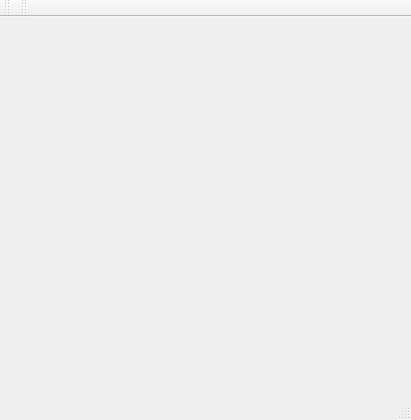
<?xml version="1.0" encoding="UTF-8"?>
<ui version="4.0">
 <class>MainWindow</class>
 <widget class="QMainWindow" name="MainWindow">
  <property name="geometry">
   <rect>
    <x>0</x>
    <y>0</y>
    <width>411</width>
    <height>420</height>
   </rect>
  </property>
  <property name="windowTitle">
   <string>Gungnir</string>
  </property>
  <widget class="QWidget" name="centralWidget">
   <layout class="QHBoxLayout" name="horizontalLayout">
    <item>
     <widget class="GLWidget" name="glwidget" native="true">
      <property name="sizePolicy">
       <sizepolicy hsizetype="Preferred" vsizetype="Preferred">
        <horstretch>0</horstretch>
        <verstretch>0</verstretch>
       </sizepolicy>
      </property>
      <property name="minimumSize">
       <size>
        <width>250</width>
        <height>250</height>
       </size>
      </property>
     </widget>
    </item>
   </layout>
  </widget>
  <widget class="QMenuBar" name="menuBar">
   <property name="geometry">
    <rect>
     <x>0</x>
     <y>0</y>
     <width>411</width>
     <height>25</height>
    </rect>
   </property>
  </widget>
  <widget class="QToolBar" name="mainToolBar">
   <attribute name="toolBarArea">
    <enum>TopToolBarArea</enum>
   </attribute>
   <attribute name="toolBarBreak">
    <bool>false</bool>
   </attribute>
  </widget>
  <widget class="QStatusBar" name="statusBar"/>
  <widget class="QToolBar" name="toolBar">
   <property name="windowTitle">
    <string>toolBar</string>
   </property>
   <attribute name="toolBarArea">
    <enum>TopToolBarArea</enum>
   </attribute>
   <attribute name="toolBarBreak">
    <bool>false</bool>
   </attribute>
  </widget>
 </widget>
 <layoutdefault spacing="6" margin="11"/>
 <customwidgets>
  <customwidget>
   <class>GLWidget</class>
   <extends>QWidget</extends>
   <header>glwidget.hpp</header>
   <container>1</container>
  </customwidget>
 </customwidgets>
 <resources/>
 <connections/>
</ui>
